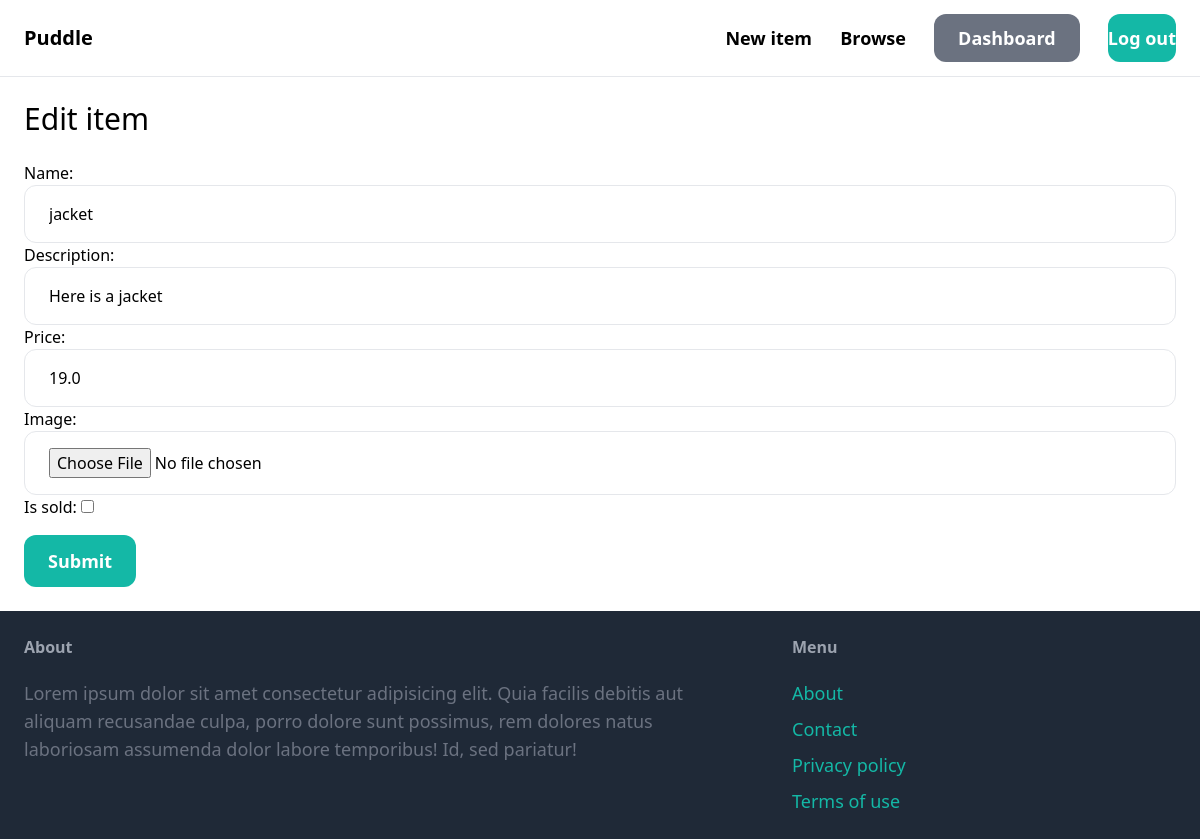
The page /items/1/edit/ (signed in) on the database its author committed.
### item/models.py (models this page shows, shortened)
class Item(models.Model):
    category = models.ForeignKey(Category,related_name='items', on_delete=models.CASCADE)
    name = models.CharField(max_length=255)
    description = models.TextField(blank=True, null=True)
    price = models.FloatField()
    image = models.ImageField(upload_to='item_images', blank=True, null=True)
    is_sold = models.BooleanField(default=False)
    created_at = models.DateTimeField(auto_now_add=True)
    created_by = models.ForeignKey(User, on_delete=models.CASCADE, related_name='items')

### item/views.py (the view)
# urls.py: path('<int:pk>/edit/', views.edit, name='edit'),
@login_required
def edit(request, pk):
    item = get_object_or_404(Item, pk=pk, created_by=request.user)
    if request.method == 'POST':
        form = EditItemForm(request.POST, request.FILES, instance=item)
        if form.is_valid():
            item = form.save(commit=False)
            item.save()
            return redirect('item:detail', pk=item.id)
    else:
        form = EditItemForm(instance=item)
    return render(request, 'item/form.html', {
        'form': form,
        'title': 'Edit item',
    })

### item/forms.py
class EditItemForm(forms.ModelForm):
    class Meta:
        model = Item
        fields = ("name", "description", "price", "image","is_sold",)
        widgets = {
            'name':forms.TextInput(attrs={'class': INPUT_CLASSES}),
            'description':forms.TextInput(attrs={'class': INPUT_CLASSES}),
            'price':forms.TextInput(attrs={'class': INPUT_CLASSES}),
            'image':forms.FileInput(attrs={'class': INPUT_CLASSES}),
        }

### item/templates/item/form.html (shortened to what this page needs)
{% extends 'core/base.html' %}
{% block content %}
   <h1 class="mb-6 text-3xl">{{ title }}</h1>
   <form action="." method='post' enctype="multipart/form-data">{% csrf_token %}
         {{ form.as_p }}
         <button type="submit" class="mt-4 px-6 py-3 text-lg font-semibold bg-teal-500 text-white rounded-xl hover:bg-teal-700">Submit</button>
   </form>
{% endblock %}

### rows shown on the page
Item: name "jacket", description "Here is a jacket", price "19.0"

### other values the page prints
{{ title }} "Edit item"
